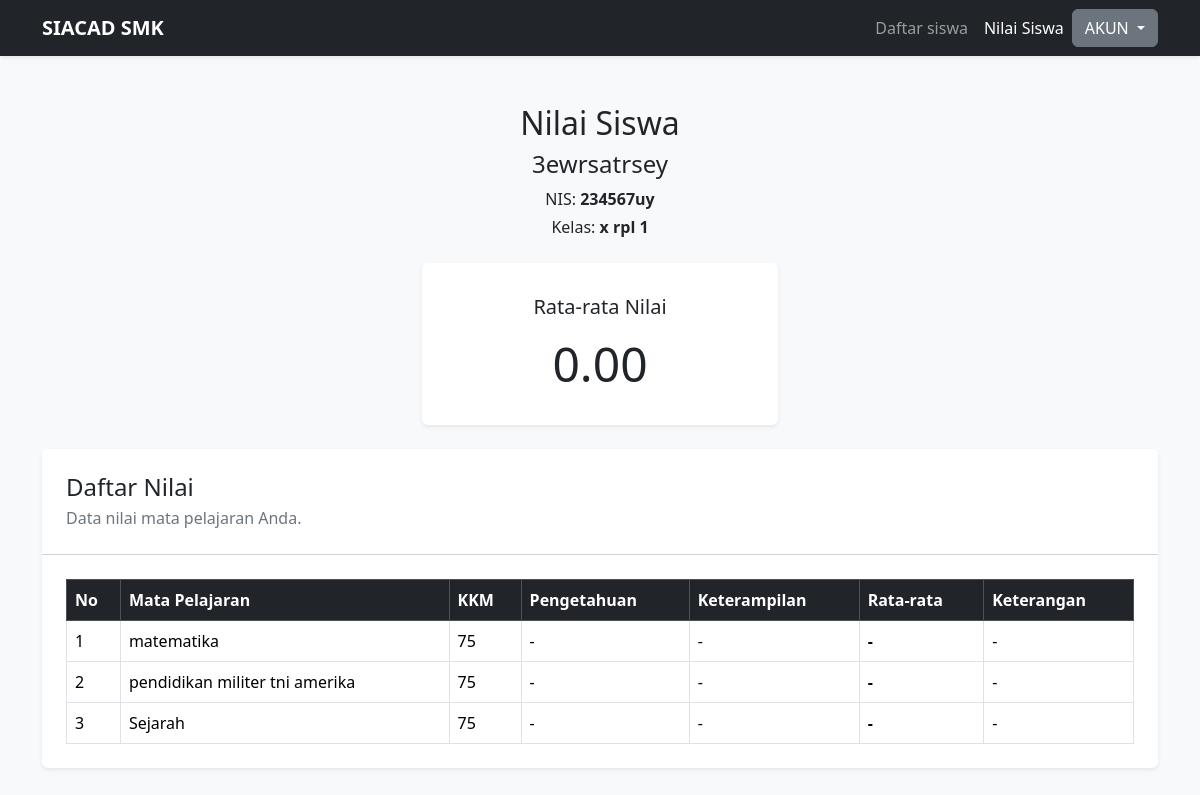
/daftar_nilai_siswa.php (signed in), run on the app's committed database.
### tables this page shows
CREATE TABLE `siswa` (
  `id` int(11) NOT NULL,
  `nis` varchar(10) NOT NULL,
  `nama` varchar(100) NOT NULL,
  `kelas` varchar(10) NOT NULL,
  `jenis_kelamin` enum('L','P') NOT NULL,
  `user_id` int(11) NOT NULL
);

CREATE TABLE `mapel` (
  `id` int(11) NOT NULL,
  `kode_mapel` varchar(10) NOT NULL,
  `nama_mapel` varchar(100) NOT NULL,
  `guru_id` int(11) NOT NULL
);

### daftar_nilai_siswa.php (the view, shortened to what this page needs)
<?php
require_once 'database.php';
$user_id = (int) $_SESSION['id'];
$sql_siswa = "SELECT id, nama, nis, kelas
              FROM siswa
              WHERE user_id = '$user_id'
              LIMIT 1";
$result_siswa = mysqli_query($koneksi, $sql_siswa);
$siswa = mysqli_fetch_assoc($result_siswa);
$siswa_id = (int) $siswa['id'];
$sql_nilai = "SELECT DISTINCT
                  mapel.id AS id_mapel,
                  mapel.nama_mapel,
                  nilai_rapor.nilai_kkm,
                  nilai_rapor.nilai_pengetahuan,
                  nilai_rapor.nilai_keterampilan
              FROM mengajar
              JOIN mapel ON mengajar.mapel_id = mapel.id
              LEFT JOIN nilai_rapor
                  ON nilai_rapor.siswa_id = mengajar.siswa_id
                  AND nilai_rapor.mapel_id = mapel.id
              WHERE mengajar.siswa_id = '$siswa_id'
              ORDER BY mapel.nama_mapel";
$result_nilai = mysqli_query($koneksi, $sql_nilai);
$data = [];
if (mysqli_num_rows($result_nilai) > 0) {
    while ($row = mysqli_fetch_assoc($result_nilai)) {
        $kkm = 75;
        $rata_mapel = '-';
        $keterangan = '-';
        $row['kkm_tampil'] = $kkm;
        $row['rata_tampil'] = $rata_mapel;
        $row['keterangan_tampil'] = $keterangan;
        $data[] = $row;
    }
}
$rata_keseluruhan = '0.00';
?>
<!doctype html>
<html lang="id">
<head>
    <link href="https://cdn.jsdelivr.net/npm/bootstrap@5.3.3/dist/css/bootstrap.min.css" rel="stylesheet">
</head>
<body class="bg-light">
<nav class="navbar navbar-expand-lg navbar-dark bg-dark shadow-sm">
    <div class="container">
        <a class="navbar-brand fw-semibold" href="daftar_siswa.php">SIACAD SMK</a>
        <div class="collapse navbar-collapse" id="navbarMenu">
            <ul class="navbar-nav ms-auto">
                <li class="nav-item">
                    <a class="nav-link" href="daftar_siswa.php">Daftar siswa</a>
                </li>
                <li class="nav-item">
                    <a class="nav-link active" aria-current="page" href="daftar_nilai_siswa.php">Nilai Siswa</a>
                </li>
            </ul>
        </div>
        <div class="dropdown">
            <button class="btn btn-secondary dropdown-toggle"
                    type="button"
                    id="dropdownMenuButton"
                    data-bs-toggle="dropdown"
                    aria-expanded="false">
                AKUN
            </button>
        </div>
    </div>
</nav>
<main class="container py-5">
    <div class="text-center mb-4">
        <h1 class="h2 fw-normal mb-2">Nilai Siswa</h1>
        <h2 class="h4 fw-normal mb-2"><?php echo htmlspecialchars($siswa['nama']); ?></h2>
        <p class="mb-1">
            NIS: <strong><?php echo htmlspecialchars($siswa['nis']); ?></strong>
        </p>
        <p class="mb-0">
            Kelas: <strong><?php echo htmlspecialchars($siswa['kelas']); ?></strong>
        </p>
    </div>
    <div class="row justify-content-center mb-4">
        <div class="col-12 col-sm-8 col-md-5 col-lg-4">
            <div class="card border-0 shadow-sm text-center py-3">
                <div class="card-body">
                    <h3 class="h5 fw-normal mb-3">Rata-rata Nilai</h3>
                    <div class="display-5 fw-normal">
                        <?php echo $rata_keseluruhan; ?>
                    </div>
                </div>
            </div>
        </div>
    </div>
    <div class="card border-0 shadow-sm">
        <div class="card-header bg-white p-4">
            <h2 class="h4 mb-1">Daftar Nilai</h2>
            <p class="text-secondary mb-0">Data nilai mata pelajaran Anda.</p>
        </div>
        <div class="card-body p-4">
            <div class="table-responsive">
                <table class="table table-bordered table-hover align-middle mb-0">
                    <thead class="table-dark">
                        <tr>
                            <th>No</th>
                            <th>Mata Pelajaran</th>
                            <th>KKM</th>
                            <th>Pengetahuan</th>
                            <th>Keterampilan</th>
                            <th>Rata-rata</th>
                            <th>Keterangan</th>
                        </tr>
                    </thead>
                    <tbody>
                        <?php if (!empty($data)) { ?>
                            <?php
                            $no = 1;
                            foreach ($data as $item) {
                            ?>
                                <tr>
                                    <td><?php echo $no++; ?></td>
                                    <td><?php echo htmlspecialchars($item['nama_mapel']); ?></td>
                                    <td><?php echo $item['kkm_tampil']; ?></td>
                                    <td><?php echo $item['nilai_pengetahuan'] ?? '-'; ?></td>
                                    <td><?php echo $item['nilai_keterampilan'] ?? '-'; ?></td>
                                    <td><strong><?php echo $item['rata_tampil']; ?></strong></td>
                                    <td><?php echo $item['keterangan_tampil']; ?></td>
                                </tr>
                            <?php } ?>
                        <?php } ?>
                    </tbody>
                </table>
            </div>
        </div>
    </div>
</main>
</body>
</html>

### data on the page
siswa: nama "3ewrsatrsey", nis "234567uy", kelas "x rpl 1"
mapel: nama_mapel "matematika", kkm_tampil "75", nilai_pengetahuan "-", nilai_keterampilan "-", rata_tampil "-", keterangan_tampil "-"
mapel: nama_mapel "pendidikan militer tni amerika", kkm_tampil "75", nilai_pengetahuan "-", nilai_keterampilan "-", rata_tampil "-", keterangan_tampil "-"
mapel: nama_mapel "Sejarah", kkm_tampil "75", nilai_pengetahuan "-", nilai_keterampilan "-", rata_tampil "-", keterangan_tampil "-"

### other printed values
$rata_keseluruhan "0.00"
